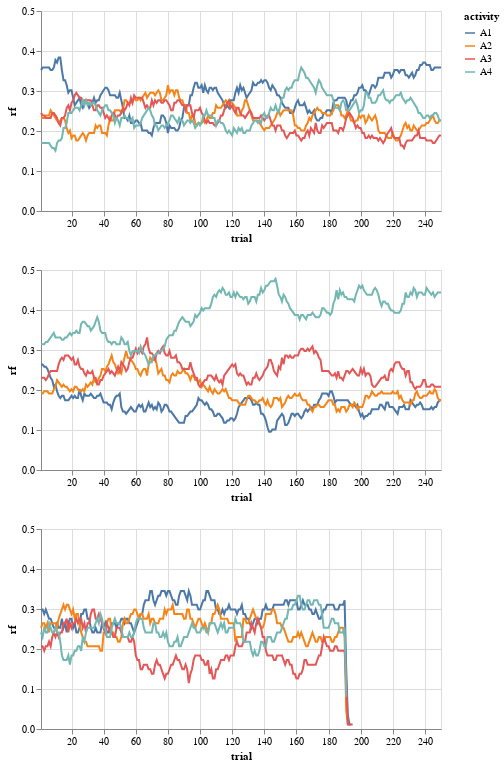

Notebook code for this chart:
### Code cell
def make_top_fig(data_path, figname, save_to, save_as=None):
    # Load data, select columns
    df = pd.read_csv(data_path)[['sid','group','trial','activity']]
    
    # Select free-play trials
    df = df.loc[(df.trial <= 60+250) & (df.trial > 60)]
    df.loc[:, 'trial'] -= 60
    
    # Get group sizes
    group_sizes = [group_sids.size for group_sids in df.groupby(['group']).sid.unique().values]
    
    # Count subjects per activity per trial for each group
    df_stats = df.groupby(['group','activity','trial']).agg({'sid': 'nunique'})
    df_stats = df_stats.rename(columns={'sid':'n'})
    
    # Count subjects per group
    df_group_counts = df.groupby('group').agg({'sid': 'nunique'})
    df_group_counts = df_group_counts.rename(columns={'sid':'group_size'})
    
    # Calculate group-level selection relative frequencies
    df_stats = df_stats.reset_index().merge(df_group_counts, on='group')
    df_stats['rf'] = df_stats.n / df_stats.group_size
    
    charts = []
    # Visualize task choices with Altair
    for group, gdf in df_stats.groupby('group'):
        chart = alt.Chart(gdf).mark_line().encode(
            alt.X('trial',
                scale=alt.Scale(domain=(1, 250))
            ),
            alt.Y('rf',
                scale=alt.Scale(domain=(0, .5))
            ),
            color='activity'
        )
        charts.append(chart)
        
        
    chart = alt.vconcat(*charts)
    chart = chart.configure_view(
        continuousHeight=200,
        continuousWidth=400,
    )
    dsp(chart)
        

make_top_fig(
    data_path = 'data/clean_data.csv',
    figname = 'activity_preferences',
    save_to = 'figures',
    save_as = ''
)

### Figure 1 — Vega-Lite specification as saved in the notebook (floating-point values rounded to 4 significant figures; data arrays with more than 128 entries replaced by an {"elided": "..."} marker saying what was removed)
{"config": {"view": {"continuousWidth": 400, "continuousHeight": 200}}, "vconcat": [{"data": {"name": "data-9a61d480617e79f21b82ed43b8589865"}, "mark": "line", "encoding": {"color": {"type": "nominal", "field": "activity"}, "x": {"type": "quantitative", "field": "trial", "scale": {"domain": [1, 250]}}, "y": {"type": "quantitative", "field": "rf", "scale": {"domain": [0, 0.5]}}}}, {"data": {"name": "data-f3e60ab16b7abf2cc4d0b95c9555394c"}, "mark": "line", "encoding": {"color": {"type": "nominal", "field": "activity"}, "x": {"type": "quantitative", "field": "trial", "scale": {"domain": [1, 250]}}, "y": {"type": "quantitative", "field": "rf", "scale": {"domain": [0, 0.5]}}}}, {"data": {"name": "data-06d4adc062d6021d6a3c0fed9bde4229"}, "mark": "line", "encoding": {"color": {"type": "nominal", "field": "activity"}, "x": {"type": "quantitative", "field": "trial", "scale": {"domain": [1, 250]}}, "y": {"type": "quantitative", "field": "rf", "scale": {"domain": [0, 0.5]}}}}], "$schema": "https://vega.github.io/schema/vega-lite/v4.8.1.json", "datasets": {"data-9a61d480617e79f21b82ed43b8589865": {"elided": "1000 records"}, "data-f3e60ab16b7abf2cc4d0b95c9555394c": {"elided": "1000 records"}, "data-06d4adc062d6021d6a3c0fed9bde4229": {"elided": "772 records"}}}
